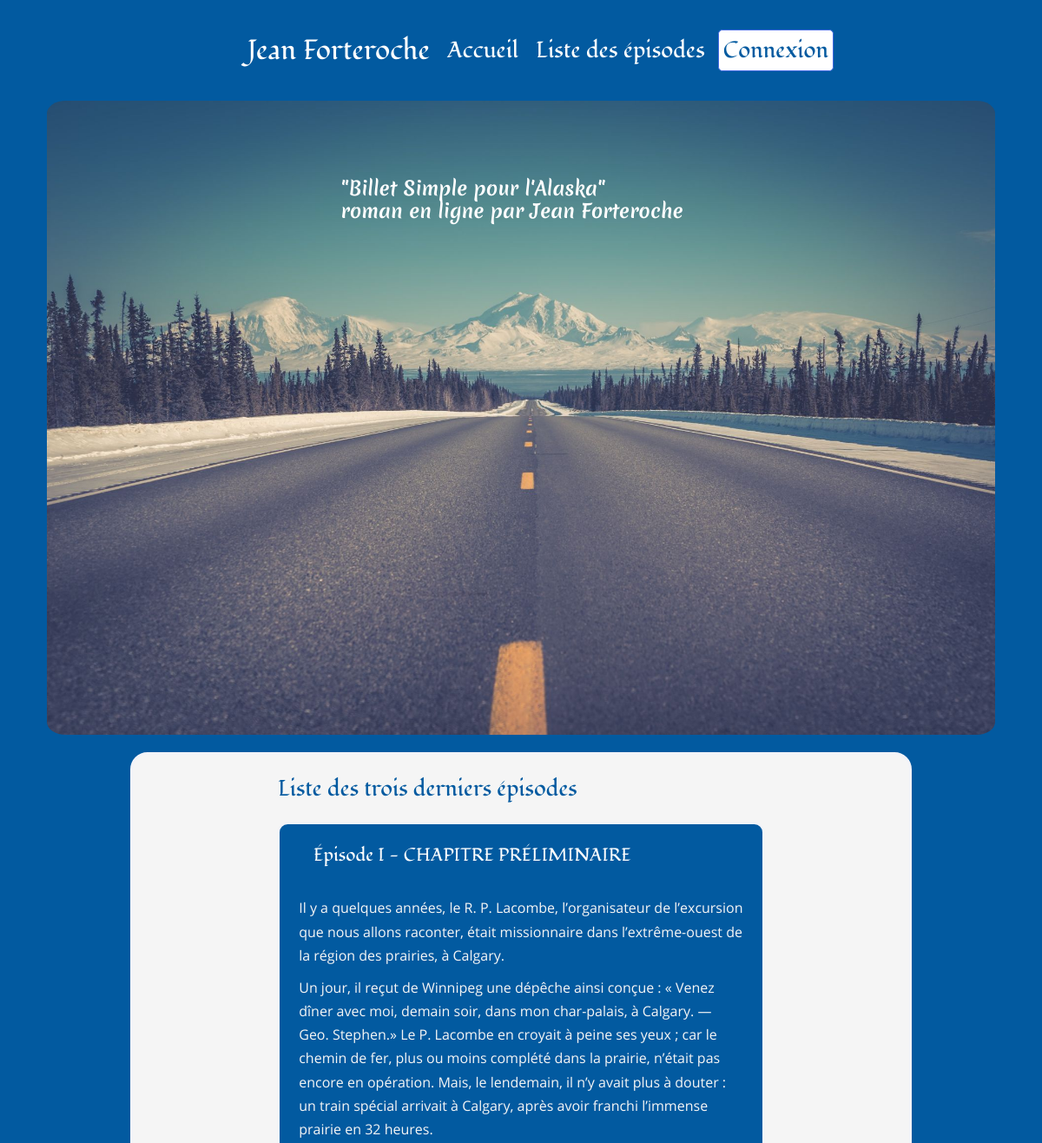
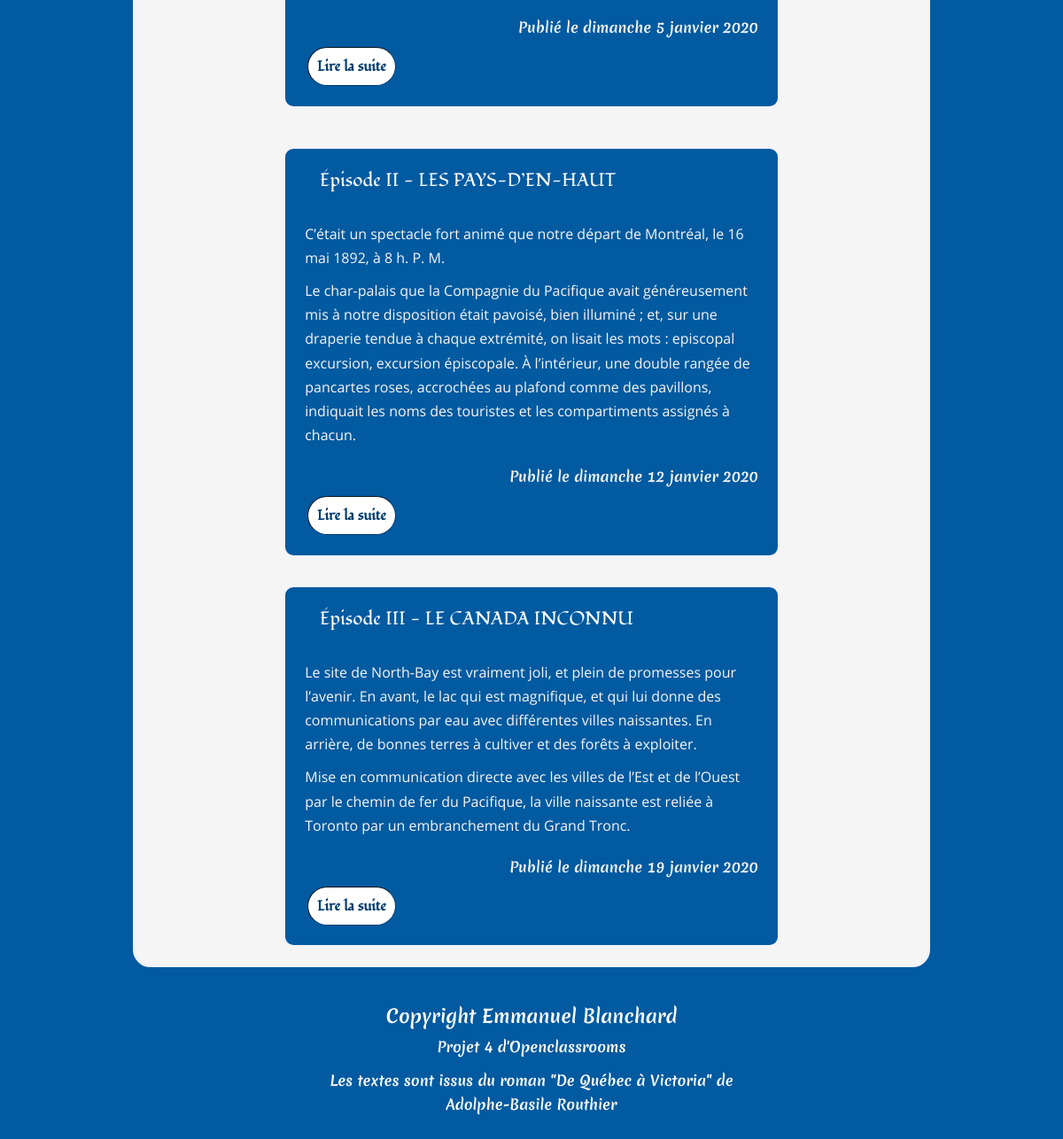
The page / on the database its author committed (2 pictures, top to bottom).
### tables this page shows
CREATE TABLE IF NOT EXISTS `posts` (
  `id` int(11) NOT NULL AUTO_INCREMENT,
  `chapter` SMALLINT(1) UNSIGNED NOT NULL,
  `title` varchar(255) NOT NULL,
  `introduction` text NOT NULL,
  `content` text NOT NULL,
  `post_date` datetime NOT NULL,
  `post_status` varchar(7) NOT NULL,
  PRIMARY KEY (`id`)
);

### src/View/View.php (called while the page is built, shortened)
<?php
class View
{
    public function render(array $data, string $origin): void
    {
        require_once "../templates/${origin}/${data['template']}.html.php";
        $content = ob_get_clean();
        require_once "../templates/${origin}/layout.html.php";
    }
}

### src/Controller/Frontoffice/PostController.php (called while the page is built, shortened)
<?php
class PostController
{
    private PostManager $postManager;
    private View $view;
    public function __construct(PostManager $postManager, CommentManager $commentManager, View $view, Session $session)
    {
        $this->postManager = $postManager;
        $this->view = $view;
    }
    public function displayHomeWithTheLastThreePosts(): void
    {
        $data = $this->postManager->showLastThreePosts();
        $this->view->render(['template' => 'home', 'allposts' => $data], 'frontoffice');
    }
}

### public/index.php (called while the page is built, shortened)
<?php
$router = new Router();
$router->run();

### src/Model/PostManager.php (called while the page is built, shortened)
<?php
class PostManager
{
    private $database;
    public function __construct(Database $database)
    {
        $this->database = $database->getPdo();
    }
    public function showLastThreePosts(): ?array
    {
        $request = $this->database->prepare('SET lc_time_names = \'fr_FR\';');
        $request->execute();
        $request = $this->database->prepare('SELECT id, chapter, title, introduction, CONCAT_WS(\' \', \'le\', DAYNAME(post_date), DAY(post_date), MONTHNAME(post_date), YEAR(post_date)) AS post_date_fr, post_status FROM posts WHERE post_status=\'publish\' ORDER BY chapter, post_date DESC LIMIT 0,3');
        $request->execute();
        $result = $request->fetchAll();
        return !$result ? null : $result;
    }
}

### src/Service/Database.php (called while the page is built, shortened)
<?php
class Database
{
    private $database;
    public function __construct()
    {
        $this->database = new \PDO('mysql:host=localhost;dbname=openclassrooms_project4;port=3306;charset=utf8mb4', 'root', 'vFaGsjLk8WpkQtxYJ8XZXAf690shjBzW', [
            \PDO::ATTR_ERRMODE => \PDO::ERRMODE_EXCEPTION,
            \PDO::ATTR_DEFAULT_FETCH_MODE => \PDO::FETCH_ASSOC
        ]);
    }
    public function getPdo(): \PDO
    {
        return $this->database;
    }
}

### src/Service/Http/Request.php (called while the page is built, shortened)
<?php
class Request
{
    private array $get;
    public function __construct()
    {
        $this->get = $_GET;
    }
    public function getGetItem(string $key): ?string
    {
        if (!isset($this->get[$key])) {
            return null;
        }
        return $this->get[$key];
    }
}

### templates/frontoffice/home.html.php (the view)
<?php if ($data['allposts'] === null): ?>
    <section>
        <p class="pError"> Erreur : l'affichage de la liste des trois derniers épisodes n'est pas possible. </p>
    </section>
<?php elseif ($data['allposts'] !== null): ?>
    <section>
        <h2>Liste des trois derniers épisodes</h2>
        <?php foreach($data['allposts'] as $post): ?>
                <article>
                    <h3>Épisode <?=$post['title']?></h3>
                    <p><?=$post['introduction']?></p>
                    <p class="pCreatedAt">Publié <?=$post['post_date_fr']?> </p>
                    <a href="index.php?action=detailOfPost&amp;id=<?=$post['id']?>" class="linkToTheRestOfThePost">Lire la suite</a>
                </article>
    </section>
    <?php endforeach; ?>
<?php endif; ?>

### src/Service/Router.php (shortened to what this page needs)
<?php
class Router
{
    private AdminController $adminController;
    private PostController $postController;
    private CommentController $commentController;
    private Request $request;
    private Session $session;
    private Token $token;
    private Error $error;
    public function __construct()
    {
        $this->database = new Database();
        $this->adminManager = new AdminManager($this->database);
        $this->userManager = new UserManager($this->database);
        $this->postManager = new PostManager($this->database);
        $this->commentManager = new CommentManager($this->database);
        $this->view = new View();
        $this->request = new Request();
        $this->session = new Session();
        $this->accesscontrol = new AccessControl($this->session);
        $this->token = new Token($this->session);
        $this->error = new Error($this->session, $this->view);
        $this->adminController = new AdminController($this->adminManager, $this->userManager, $this->postManager, $this->commentManager, $this->view, $this->session, $this->accesscontrol, $this->token);
        $this->postController = new PostController($this->postManager, $this->commentManager, $this->view, $this->session, $this->error);
        $this->commentController = new CommentController($this->postManager, $this->commentManager, $this->view, $this->session, $this->error);
    }
    public function run(): void
    {
        $action = $this->request->getGetItem('action') ?? 'home';
        if ($action === 'home') {
            $this->postController->displayHomeWithTheLastThreePosts();
        } elseif ($action === 'detailOfPost' && (($this->request->getGetItem('id')) !== null)) {
            $this->postController->displayDetailOfPost((int)$this->request->getGetItem('id'), $this->token, $this->session);
        } elseif ($action === 'listOfPosts') {
            $currentPage = ($this->request->getGetItem('page') !== null) ? (int) $this->request->getGetItem('page') : 1;
            $this->postController->displayListOfPosts($currentPage, $this->session);
        } elseif ($action === 'addComment' && ($this->request->getGetItem('id') !== null)) {
            $this->commentController->addComment((int)$this->request->getGetItem('id'), $this->request->getPost(), $this->token, $this->request);
        } elseif ($action === 'reported' && ($this->request->getGetItem('commentid') !== null) && ($this->request->getGetItem('id') !== null)) {
            $this->commentController->reported((int)$this->request->getGetItem('commentid'), (int)$this->request->getGetItem('id'));
        } elseif ($action === 'error' && ($this->request->getGetItem('id') !== null)) {
            $this->commentController->error((int)$this->request->getGetItem('id'));
        } elseif ($action === 'login') {
            $this->adminController->login($this->request->getPost(), $this->session, $this->token, $this->request);
        } elseif ($action === 'logout') {
            $this->adminController->logout($this->session);
        } elseif ($action === 'blogControlPanel') {
            $this->adminController->blogControlPanel($this->session);
        } elseif ($action === 'myProfile') {
            $this->adminController->myProfile($this->session, $this->token, $this->request);
        } elseif ($action === 'readEpisodes') {
            $currentPage = ($this->request->getGetitem('page') !== null) ? (int) $this->request->getGetItem('page') : 1;
            $this->adminController->readEpisodes($currentPage, $this->session);
        } elseif ($action === 'addEpisode') {
            $this->adminController->addEpisode($this->request->getPost(), $this->session, $this->token, $this->request);
        } elseif ($action === 'editEpisode' && ($this->request->getGetItem('id') !== null)) {
            $this->adminController->editEpisode((int)$this->request->getGetitem('id'), $this->request->getPost(), $this->session, $this->token, $this->request);
        } elseif ($action === 'deleteEpisode') {
            $this->adminController->deleteEpisode((int)$this->request->getGetItem('id'), $this->session);
        } elseif ($action === 'readComments') {
            $currentPage = ($this->request->getGetItem('page') !== null) ? (int) $this->request->getGetItem('page') : 1;
            $this->adminController->readComments($currentPage, $this->session);
        } elseif ($action === 'reportedComments') {
            $this->adminController->reportedComments($this->session);
        } elseif ($action === 'approveComment' && ($this->request->getGetItem('id') !== null)) {
            $this->adminController->approveComment((int)$this->request->getGetItem('id'), $this->session);
        } elseif ($action === 'deleteComment') {
            $this->adminController->deleteComment((int)$this->request->getGetItem('id'), $this->session);
        } else {
            $this->error->display('Erreur 404', 'Cette page n\'existe pas !', 'frontoffice');
        }
    }
}

### templates/frontoffice/layout.html.php (shortened to what this page needs)
<!DOCTYPE html>
<html lang="fr">
    <head>
        <link rel="stylesheet" type="text/css" href="css/style.css">
    </head>
    <body>
        <nav id="navBar">
            <ul class="menu">
              <li class="logo"><a href="index.php?action=home">Jean Forteroche</a></li>
              <li class="item episodes"><a href="index.php?action=home">Accueil</a></li>
              <li class="item episodes"><a href="index.php?action=listOfPosts">Liste des épisodes</a></li>
              <?php if(!isset($_SESSION['id']) AND !isset($_SESSION['pseudo'])): ?>
                <li class="item button"><a href="index.php?action=login">Connexion</a></li>
              <?php else: ?>
                <li class="item button"><a href="index.php?action=logout">Deconnexion</a></li>
                <li class="item button"><a href="index.php?action=blogControlPanel">Tableau de bord</a></li>
              <?php endif ?>
            </ul>
        </nav>
        <header>
                <h1>"Billet Simple pour l'Alaska" <br> roman en ligne par Jean Forteroche </h1>
                <div class="classImg">
                    <img id="imgHeader" src="./images/image-1920-1080.jpg" alt="Longue route avec rangée d'arbres et au fond, vue de la montagne enneignée" />
                </div>
        </header>
        <main>
            <?=$content?>
        </main>
        <footer class="footer text-center">
            <h3>Copyright Emmanuel Blanchard</h3>
            <p>Projet 4 d'Openclassrooms</p>
            <p>Les textes sont issus du roman "De Québec à Victoria" de
                Adolphe-Basile Routhier</p>
        </footer>
    </body>
</html>

### rows shown on the page
posts: title "I - CHAPITRE PRÉLIMINAIRE", introduction "Il y a quelques années, le R. P. Lacombe, l’organisateur de l’excursion que nous allons raconter, était missionnaire dans l’extrême-ouest de la région des prairies, à Calgary. Un jour, il reçut de Winnipeg une dépêche ainsi conçue : « Venez dîner avec moi, demain soir, dans mon char-palais, à Calgary. — Geo. Stephen.» Le P. Lacombe en croyait à peine ses yeux ; car le chemin de fer, plus ou moins complété dans la prairie, n’était pas encore en opération. Mais, le lendemain, il n’y avait plus à douter : un train spécial arrivait à Calgary, après avoir franchi l’immense prairie en 32 heures.", post_date_fr "le dimanche 5 janvier 2020"
posts: title "II - LES PAYS-D’EN-HAUT", introduction "C’était un spectacle fort animé que notre départ de Montréal, le 16 mai 1892, à 8 h. P. M. Le char-palais que la Compagnie du Pacifique avait généreusement mis à notre disposition était pavoisé, bien illuminé ; et, sur une draperie tendue à chaque extrémité, on lisait les mots : episcopal excursion, excursion épiscopale. À l’intérieur, une double rangée de pancartes roses, accrochées au plafond comme des pavillons, indiquait les noms des touristes et les compartiments assignés à chacun.", post_date_fr "le dimanche 12 janvier 2020"
posts: title "III - LE CANADA INCONNU", introduction "Le site de North-Bay est vraiment joli, et plein de promesses pour l’avenir. En avant, le lac qui est magnifique, et qui lui donne des communications par eau avec différentes villes naissantes. En arrière, de bonnes terres à cultiver et des forêts à exploiter. Mise en communication directe avec les villes de l’Est et de l’Ouest par le chemin de fer du Pacifique, la ville naissante est reliée à Toronto par un embranchement du Grand Tronc.", post_date_fr "le dimanche 19 janvier 2020"
